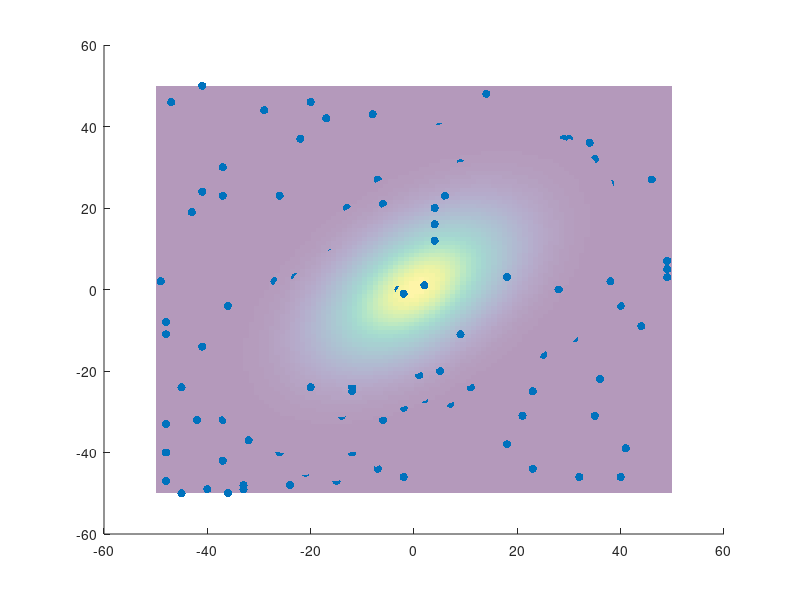

Source code (MATLAB): (Note: this script raises an error after producing the figure.)
figdir = "E:\OneDrive - Washington University in St. Louis\ImMetricTuning\Schematics";
%%
[XX, YY]= meshgrid(-50:50,-50:50);
ZZ = exp(-0.005*(XX.^2 + YY.^2-XX.*YY));
figure(1);clf;hold on 
p = surf(XX,YY,ZZ,'FaceAlpha',0.4,'EdgeAlpha',0.1);
msk = randi(numel(XX),100,1);
Xsamp = XX(msk);
Ysamp = YY(msk);
datasamp = ZZ(msk) .* (1+0.2*randn(numel(msk),1));
scatter3(XX(msk),YY(msk),datasamp,'red','filled')
zlabel("Activation")
saveas(1,figdir+"\TuningPeak.png")
%%
XYdistmat = squareform(pdist([Xsamp,Ysamp]));
[cc_vec, p_vec] = corrcoef_vec(datasamp, XYdistmat);
[min_cc,min_idx] = min(cc_vec);

figure(2); 
subplot("Position",[0.05,0.05,0.87,0.9])
imagesc(XYdistmat); axis image; title("Stimuli Dissimilarity")
vline([min_idx-0.5,min_idx+0.5],{'r-.','r-.'})
subplot("Position",[0.93,0.05,0.05,0.9])
imagesc(datasamp); yticklabels([]);xticklabels([]); title("Response")
saveas(2,figdir+"\Distmat_Rsp.png")
%%
%%
figure(3);clf;hold on 
scatter(XYdistmat(:,min_idx), datasamp)
plotGPRfitting(XYdistmat(:,min_idx), datasamp)
xlabel("Distance to reference")
ylabel("Response")
title("Radial Tuning Curve")
saveas(3,figdir+"\Distmat_Rsp_Corr.png")
%%
function plotGPRfitting(X, Y, vargin)
if nargin == 2, vargin={};end
gprMdl = fitrgp(X, Y, 'SigmaLowerBound', 1E-3); % This lower bound is to fix a problem! 
xlinsp = linspace(0,max(X),100);
gpr_fit = gprMdl.predict(xlinsp');
plot(xlinsp, gpr_fit, vargin{:})
end